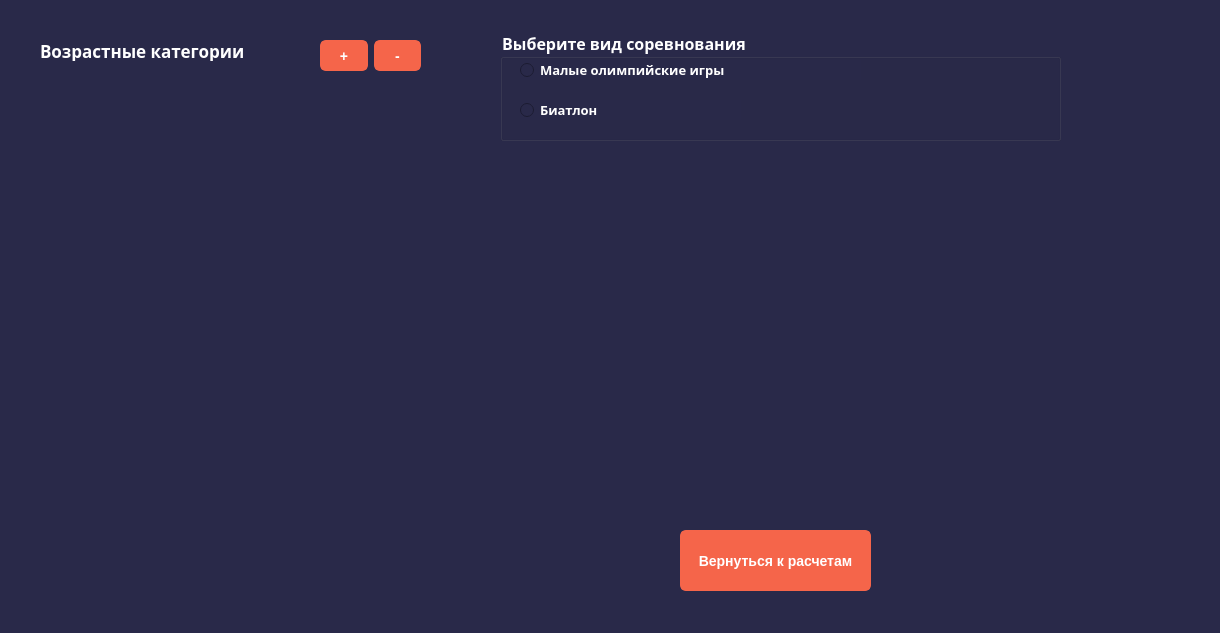
<?xml version="1.0" encoding="UTF-8"?>
<ui version="4.0">
 <class>CreateCompetition</class>
 <widget class="QWidget" name="CreateCompetition">
  <property name="geometry">
   <rect>
    <x>0</x>
    <y>0</y>
    <width>1220</width>
    <height>633</height>
   </rect>
  </property>
  <property name="windowTitle">
   <string>Form</string>
  </property>
  <property name="styleSheet">
   <string notr="true">QWidget {
    background-color: #292949;
}</string>
  </property>
  <widget class="QWidget" name="gridLayoutWidget">
   <property name="geometry">
    <rect>
     <x>50</x>
     <y>90</y>
     <width>361</width>
     <height>521</height>
    </rect>
   </property>
   <layout class="QGridLayout" name="gridLayout_groups" columnstretch="0"/>
  </widget>
  <widget class="QPushButton" name="pushButton_back">
   <property name="geometry">
    <rect>
     <x>680</x>
     <y>530</y>
     <width>191</width>
     <height>61</height>
    </rect>
   </property>
   <property name="sizePolicy">
    <sizepolicy hsizetype="Minimum" vsizetype="Fixed">
     <horstretch>0</horstretch>
     <verstretch>0</verstretch>
    </sizepolicy>
   </property>
   <property name="font">
    <font>
     <pointsize>-1</pointsize>
     <weight>75</weight>
     <bold>true</bold>
    </font>
   </property>
   <property name="styleSheet">
    <string notr="true">QPushButton {
    background-color: #F5654A;
    border: 2px solid #F5654A;
    border-radius: 6px;
    padding: 6px;
    color: white;
    font-size: 14px;
    font-weight: bold;
}

QPushButton:hover {
    background-color: #292949;
    color: white;
}</string>
   </property>
   <property name="text">
    <string>Вернуться к расчетам</string>
   </property>
  </widget>
  <widget class="QGroupBox" name="groupBox">
   <property name="geometry">
    <rect>
     <x>500</x>
     <y>30</y>
     <width>561</width>
     <height>111</height>
    </rect>
   </property>
   <property name="font">
    <font>
     <family>Montserrat SemiBold</family>
     <pointsize>12</pointsize>
     <weight>75</weight>
     <italic>false</italic>
     <bold>true</bold>
    </font>
   </property>
   <property name="styleSheet">
    <string notr="true">QGroupBox{
	color: white;
}</string>
   </property>
   <property name="title">
    <string>Выберите вид соревнования</string>
   </property>
   <widget class="QRadioButton" name="radioButton_olympic_games">
    <property name="geometry">
     <rect>
      <x>20</x>
      <y>30</y>
      <width>341</width>
      <height>20</height>
     </rect>
    </property>
    <property name="font">
     <font>
      <family>Montserrat SemiBold</family>
      <pointsize>10</pointsize>
      <weight>75</weight>
      <italic>false</italic>
      <bold>true</bold>
     </font>
    </property>
    <property name="styleSheet">
     <string notr="true">QRadioButton {
    color: white;
}</string>
    </property>
    <property name="text">
     <string>Малые олимпийские игры</string>
    </property>
   </widget>
   <widget class="QRadioButton" name="radioButton_biathlon">
    <property name="geometry">
     <rect>
      <x>20</x>
      <y>70</y>
      <width>221</width>
      <height>20</height>
     </rect>
    </property>
    <property name="font">
     <font>
      <family>Montserrat SemiBold</family>
      <pointsize>10</pointsize>
      <weight>75</weight>
      <italic>false</italic>
      <bold>true</bold>
     </font>
    </property>
    <property name="styleSheet">
     <string notr="true">QRadioButton {
    color: white;
}</string>
    </property>
    <property name="text">
     <string>Биатлон</string>
    </property>
   </widget>
  </widget>
  <widget class="QLabel" name="label">
   <property name="geometry">
    <rect>
     <x>40</x>
     <y>40</y>
     <width>301</width>
     <height>21</height>
    </rect>
   </property>
   <property name="font">
    <font>
     <family>Montserrat SemiBold</family>
     <pointsize>13</pointsize>
     <weight>75</weight>
     <bold>true</bold>
    </font>
   </property>
   <property name="styleSheet">
    <string notr="true">QLabel{
	color:white;
}</string>
   </property>
   <property name="text">
    <string>Возрастные категории</string>
   </property>
  </widget>
  <widget class="QWidget" name="layoutWidget">
   <property name="geometry">
    <rect>
     <x>320</x>
     <y>40</y>
     <width>101</width>
     <height>31</height>
    </rect>
   </property>
   <layout class="QHBoxLayout" name="horizontalLayout">
    <item>
     <widget class="QPushButton" name="pushButton_add_group">
      <property name="font">
       <font>
        <pointsize>-1</pointsize>
        <weight>75</weight>
        <bold>true</bold>
       </font>
      </property>
      <property name="styleSheet">
       <string notr="true">QPushButton {
    background-color: #F5654A;
    border: 2px solid #F5654A;
    border-radius: 6px;
    padding: 6px;
    color: white;
    font-size: 14px;
    font-weight: bold;
}

QPushButton:hover {
    background-color: #292949;
    color: white;
}</string>
      </property>
      <property name="text">
       <string>+</string>
      </property>
     </widget>
    </item>
    <item>
     <widget class="QPushButton" name="pushButton_delete_group">
      <property name="font">
       <font>
        <pointsize>-1</pointsize>
        <weight>75</weight>
        <bold>true</bold>
       </font>
      </property>
      <property name="styleSheet">
       <string notr="true">QPushButton {
    background-color: #F5654A;
    border: 2px solid #F5654A;
    border-radius: 6px;
    padding: 6px;
    color: white;
    font-size: 14px;
    font-weight: bold;
}

QPushButton:hover {
    background-color: #292949;
    color: white;
}</string>
      </property>
      <property name="text">
       <string>-</string>
      </property>
     </widget>
    </item>
   </layout>
  </widget>
 </widget>
 <resources/>
 <connections/>
</ui>
